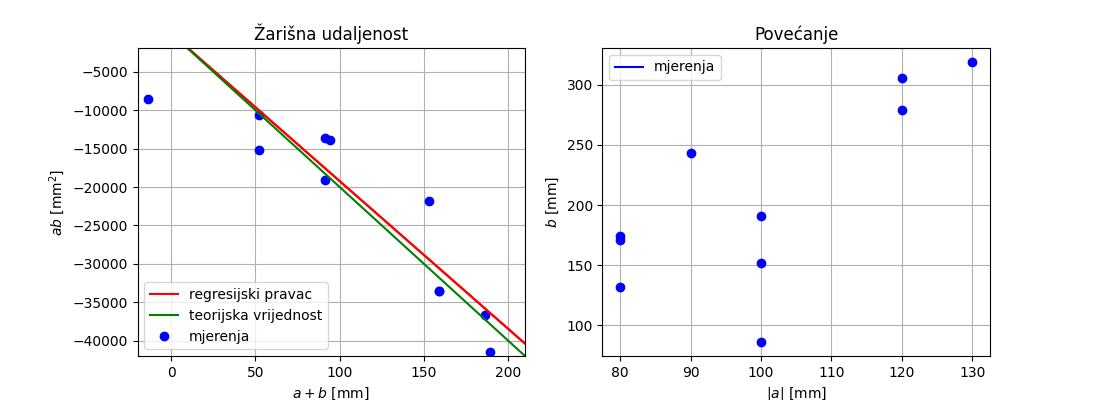

Reproduce this figure in Python.
from turtle import color
import matplotlib.pyplot as plt
import numpy as np
import math

fig, axes = plt.subplots(1, 2, figsize=(11, 4))

# # Data for plotting
xl = np.arange(-50, 10000, 100)
yl = -192.307*xl 
y_teorija = -200*xl
# (phi, moment) mjerenja
x1, y1 = (159, -33480) 
x2, y2 = (189,-41470) 
x3, y3 = (52, -15200) 
x4, y4 = (91, -13680)
x5, y5 = (153, -21870)
x6, y6 = (94, -13920)
x7, y7 = (-14, -8600)
x8, y8 = (52, -10560)
x9, y9 = (91, -19100) 
x99, y99 = (186, -36720)
axes[0].plot(xl, yl, color='red')
axes[0].plot(x1, y1, 'bo')
axes[0].plot(x2, y2, 'bo')
axes[0].plot(x3, y3, 'bo')
axes[0].plot(x4, y4, 'bo')
axes[0].plot(x5, y5, 'bo')
axes[0].plot(x6, y6, 'bo')
axes[0].plot(x7, y7, 'bo')
axes[0].plot(x8, y8, 'bo')
axes[0].plot(x9, y9, 'bo')
axes[0].plot(x99, y99, 'bo')


axes[0].set(xlabel='$a+b$ [mm]', ylabel='$ab$ [mm$^2$]')
axes[0].grid()
axes[0].set_title('Žarišna udaljenost')

# ax = plt.gca()
axes[0].set_xlim([-20, 210])
axes[0].set_ylim([-42000, -1900])

axes[0].plot(xl, yl, "-r", label="regresijski pravac")
axes[0].plot(xl, y_teorija, "-g", label="teorijska vrijednost")
axes[0].plot(x1, y1, "bo", label="mjerenja")
axes[0].legend(loc='lower left')


# # Data for plotting
xd = np.arange(0, 100, 1)
# (phi, moment) mjerenja
x10, y10 = (120, 279)
x11, y11 = (130, 319)
x12, y12 = (100, 152)
x13, y13 = (80, 171)
x14, y14 = (90, 243)
x15, y15 = (80, 174)
x16, y16 = (100, 86)
x17, y17 = (80, 132)
x18, y18 = (100, 191)
x188, y188 = (120, 306)
axes[1].plot(x10, y10, 'bo')
axes[1].plot(x11, y11, 'bo')
axes[1].plot(x12, y12, 'bo')
axes[1].plot(x13, y13, 'bo')
axes[1].plot(x14, y14, 'bo')
axes[1].plot(x15, y15, 'bo')
axes[1].plot(x16, y16, 'bo')
axes[1].plot(x17, y17, 'bo')
axes[1].plot(x18, y18, 'bo')
axes[1].plot(x188, y188, 'bo')


axes[1].set(xlabel='|$a$| [mm]', ylabel='$b$ [mm]')
axes[1].grid()
axes[1].set_title('Povećanje')

# ax = plt.gca()
# axes[1].set_xlim([55, 80])
# axes[1].set_ylim([100, 350])

axes[1].plot(x11, y11, "-b", label="mjerenja")
axes[1].legend(loc='upper left')

fig.savefig("vj2_d200.png")

plt.show()